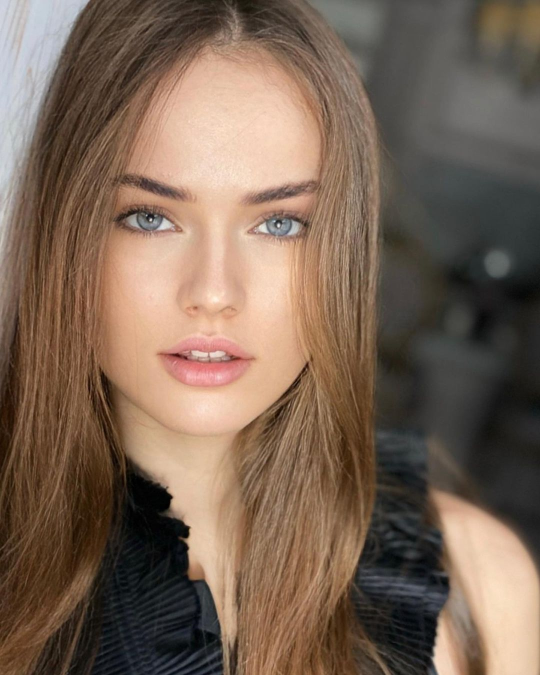
#> input picture first_tutorial/images/kris12.27.22ig1.jpg, 1080 x 1350 px (shown at 1/2 size)
$ python change_clor.py
#> lines starting #> are read from the running program, lines starting #| are printed output that depends on the picture
import cv2

img = cv2.imread("images/kris12.27.22ig1.jpg")
#> img is the input picture: shape (1350, 1080, 3); mean B, G, R 85, 100.9, 122.1
resized_img = cv2.resize(img, (600, 700))
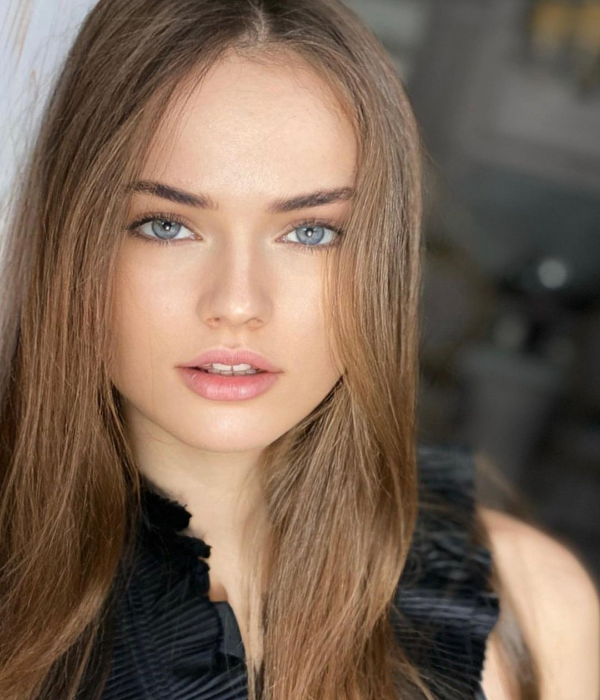
#> resized_img: shape (700, 600, 3); mean B, G, R 84.9, 100.8, 122

gray_img = cv2.cvtColor(resized_img, cv2.COLOR_BGR2GRAY)
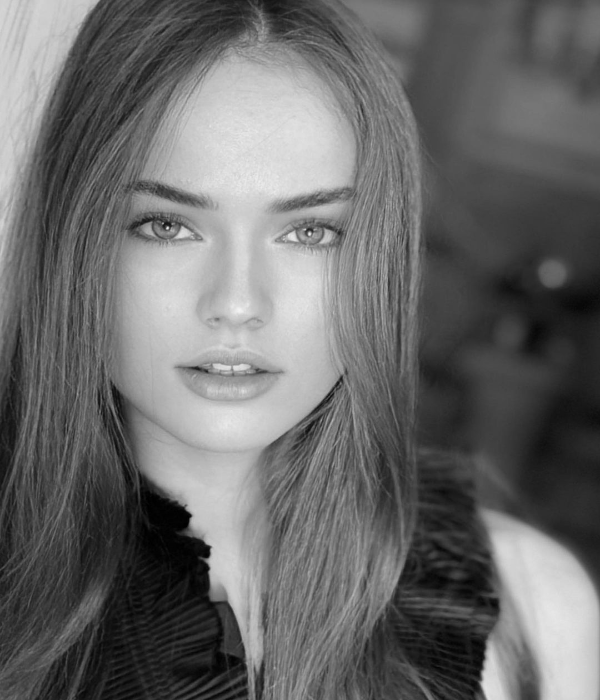
#> gray_img: shape (700, 600); min 0, max 244, mean 105.4
hsv_img = cv2.cvtColor(resized_img, cv2.COLOR_BGR2HSV)
#> hsv_img: shape (700, 600, 3); mean H, S, V 26.4, 79.6, 123

hls_img = cv2.cvtColor(resized_img, cv2.COLOR_BGR2HLS)
#> hls_img: shape (700, 600, 3); mean of channels 0, 1, 2 26.4, 103.6, 73.6

cv2.imshow("resied igm", resized_img)
cv2.imshow("gray image", gray_img)
cv2.imshow("HSV img", hsv_img)
cv2.imshow("HLS img", hls_img)

cv2.waitKey(0)

$ run again, with first_tutorial/images/contact us imagee.png saved as first_tutorial/images/kris12.27.22ig1.jpg
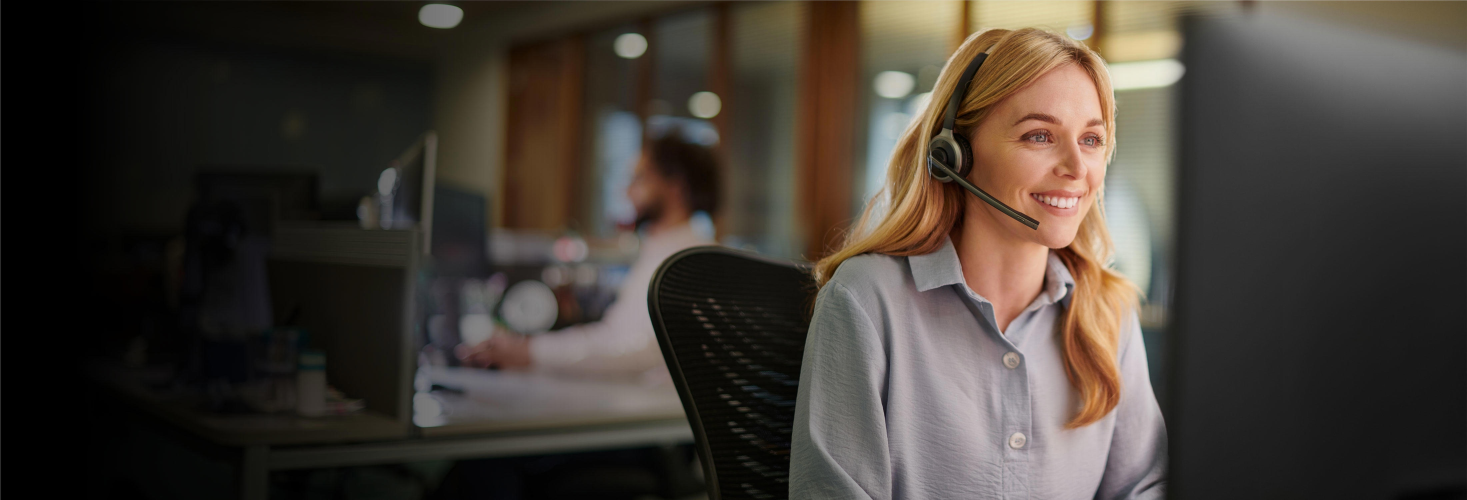
#> input picture first_tutorial/images/contact us imagee.png, 4400 x 1500 px (shown at 1/3 size)
#> img is the input picture: shape (1500, 4400, 3); mean B, G, R 53.4, 60.3, 67.4
#> `resized_img = cv2.resize(img, (600, 700))`:
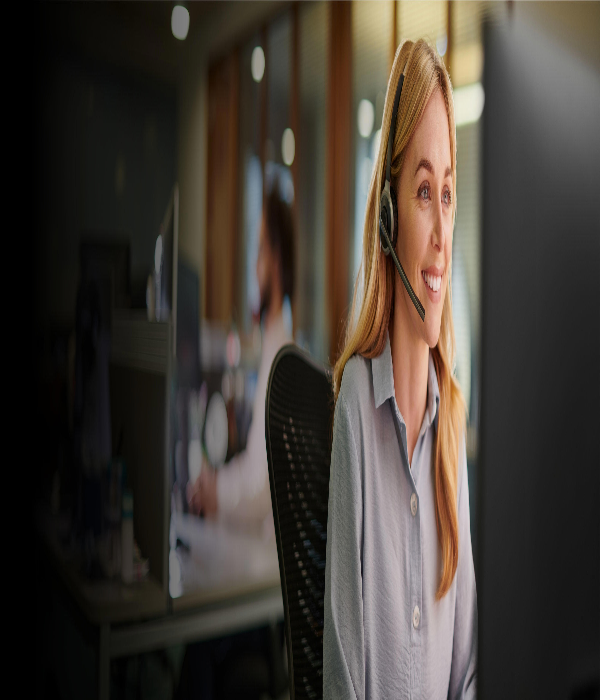
#> resized_img: shape (700, 600, 3); mean B, G, R 53.3, 60.2, 67.3
#> `gray_img = cv2.cvtColor(resized_img, cv2.COLOR_BGR2GRAY)`:
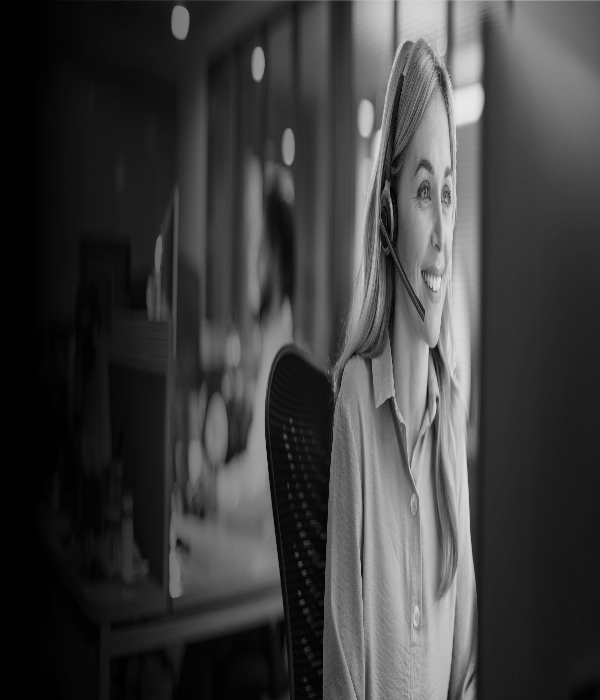
#> gray_img: shape (700, 600); min 0, max 233, mean 61.6
#> hsv_img: shape (700, 600, 3); mean H, S, V 33.5, 53.8, 68
#> hls_img: shape (700, 600, 3); mean of channels 0, 1, 2 33.5, 60.3, 38.9
